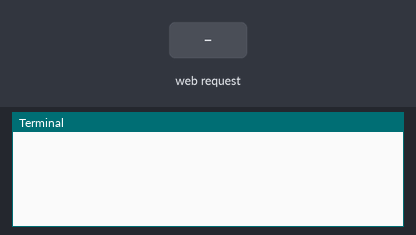
Recording of a program running on a simulated Raspberry Pi (BCM pin numbers). Parts: the last lines printed to the terminal. The test bench sets the inputs (shaded band). The camera gives no picture and a still takes 0.5 s; the clock reads 2024-03-15 10:24:30 at power-on unless the program sets it.

Above: at 1.2 s.
1.3 s: HTTP request for / received
At 2.1 s:
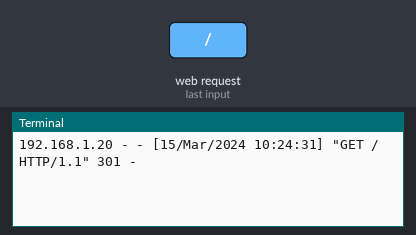
2.8 s: HTTP request for /index.html received
At 3.2 s:
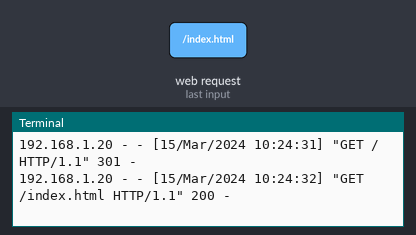
4.3 s: HTTP request for /stream.mjpg received
At 5.5 s:
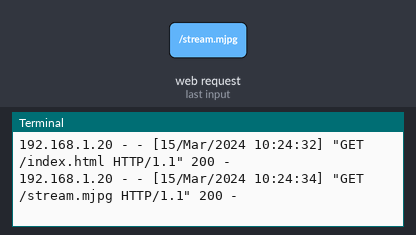

Measured:
- after the input at 1.3 s, the terminal: prints a new line at once (image 1)
- after the input at 2.8 s, the terminal: prints a new line at once (image 2)
- after the input at 4.3 s, the terminal: prints a new line at once (image 3)

The program:

FlaskTest.py
```python
import io
import picamera
import logging
import socketserver
# for python 2
#import SocketServer
from threading import Condition
from http import server
# for python 2
#import SimpleHTTPServer

"""
Copied from: http://picamera.readthedocs.io/en/latest/recipes2.html#web-streaming
"""

PAGE="""\
<html>
<head>
<title>picamera MJPEG streaming demo</title>
</head>
<body>
<h1>PiCamera MJPEG Streaming Demo</h1>
<img src="stream.mjpg" width="640" height="480" />
</body>
</html>
"""

class StreamingOutput(object):
    def __init__(self):
        self.frame = None
        self.buffer = io.BytesIO()
        self.condition = Condition()

    def write(self, buf):
        if buf.startswith(b'\xff\xd8'):
            # New frame, copy the existing buffer's content and notify all
            # clients it's available
            self.buffer.truncate()
            with self.condition:
                self.frame = self.buffer.getvalue()
                self.condition.notify_all()
            self.buffer.seek(0)
        return self.buffer.write(buf)

class StreamingHandler(server.BaseHTTPRequestHandler):
    def do_GET(self):
        if self.path == '/':
            self.send_response(301)
            self.send_header('Location', '/index.html')
            self.end_headers()
        elif self.path == '/index.html':
            content = PAGE.encode('utf-8')
            self.send_response(200)
            self.send_header('Content-Type', 'text/html')
            self.send_header('Content-Length', len(content))
            self.end_headers()
            self.wfile.write(content)
        elif self.path == '/stream.mjpg':
            self.send_response(200)
            self.send_header('Age', 0)
            self.send_header('Cache-Control', 'no-cache, private')
            self.send_header('Pragma', 'no-cache')
            self.send_header('Content-Type', 'multipart/x-mixed-replace; boundary=FRAME')
            self.end_headers()
            try:
                while True:
                    with output.condition:
                        output.condition.wait()
                        frame = output.frame
                    self.wfile.write(b'--FRAME\r\n')
                    self.send_header('Content-Type', 'image/jpeg')
                    self.send_header('Content-Length', len(frame))
                    self.end_headers()
                    self.wfile.write(frame)
                    print(frame)
                    time.sleep(10)
                    self.wfile.write(b'\r\n')
            except Exception as e:
                logging.warning(
                    'Removed streaming client %s: %s',
                    self.client_address, str(e))
        else:
            self.send_error(404)
            self.end_headers()

class StreamingServer(socketserver.ThreadingMixIn, server.HTTPServer):
    allow_reuse_address = True
    daemon_threads = True

with picamera.PiCamera(resolution='640x480', framerate=24) as camera:
    output = StreamingOutput()
    camera.start_recording(output, format='mjpeg')
    try:
        address = ('', 8000)
        server = StreamingServer(address, StreamingHandler)
        server.serve_forever()
    finally:
        camera.stop_recording()
```
